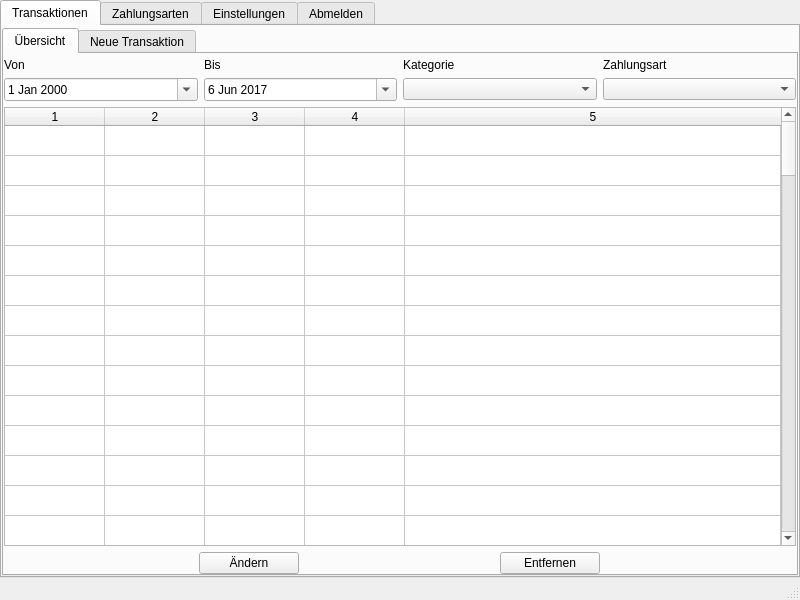
<?xml version="1.0" encoding="UTF-8"?>
<ui version="4.0">
 <class>BenutzerWindow</class>
 <widget class="QMainWindow" name="BenutzerWindow">
  <property name="geometry">
   <rect>
    <x>0</x>
    <y>0</y>
    <width>800</width>
    <height>600</height>
   </rect>
  </property>
  <property name="windowTitle">
   <string>BenutzerWindow</string>
  </property>
  <widget class="QWidget" name="centralWidget">
   <layout class="QHBoxLayout" name="horizontalLayout">
    <property name="spacing">
     <number>0</number>
    </property>
    <property name="leftMargin">
     <number>0</number>
    </property>
    <property name="topMargin">
     <number>0</number>
    </property>
    <property name="rightMargin">
     <number>0</number>
    </property>
    <property name="bottomMargin">
     <number>0</number>
    </property>
    <item>
     <layout class="QVBoxLayout" name="mainLayout">
      <property name="spacing">
       <number>0</number>
      </property>
      <item>
       <widget class="QTabWidget" name="mainTabWidget">
        <property name="autoFillBackground">
         <bool>false</bool>
        </property>
        <property name="currentIndex">
         <number>0</number>
        </property>
        <property name="elideMode">
         <enum>Qt::ElideLeft</enum>
        </property>
        <property name="documentMode">
         <bool>false</bool>
        </property>
        <widget class="QWidget" name="transaktionenTab">
         <attribute name="icon">
          <iconset>
           <normaloff>resources/transactions.png</normaloff>resources/transactions.png</iconset>
         </attribute>
         <attribute name="title">
          <string>Transaktionen</string>
         </attribute>
         <layout class="QVBoxLayout" name="verticalLayout_3">
          <property name="spacing">
           <number>0</number>
          </property>
          <property name="leftMargin">
           <number>0</number>
          </property>
          <property name="topMargin">
           <number>0</number>
          </property>
          <property name="rightMargin">
           <number>0</number>
          </property>
          <property name="bottomMargin">
           <number>0</number>
          </property>
          <item>
           <layout class="QVBoxLayout" name="transaktionenTabLayout">
            <property name="leftMargin">
             <number>0</number>
            </property>
            <property name="topMargin">
             <number>2</number>
            </property>
            <property name="rightMargin">
             <number>0</number>
            </property>
            <property name="bottomMargin">
             <number>0</number>
            </property>
            <item>
             <widget class="QTabWidget" name="transaktionenTabWidget">
              <property name="currentIndex">
               <number>0</number>
              </property>
              <widget class="QWidget" name="transaktionenListeTab">
               <property name="autoFillBackground">
                <bool>false</bool>
               </property>
               <attribute name="icon">
                <iconset>
                 <normaloff>resources/overview.png</normaloff>resources/overview.png</iconset>
               </attribute>
               <attribute name="title">
                <string>Übersicht</string>
               </attribute>
               <layout class="QVBoxLayout" name="verticalLayout">
                <property name="leftMargin">
                 <number>0</number>
                </property>
                <property name="topMargin">
                 <number>0</number>
                </property>
                <property name="rightMargin">
                 <number>0</number>
                </property>
                <property name="bottomMargin">
                 <number>0</number>
                </property>
                <item>
                 <layout class="QVBoxLayout" name="listeLayout">
                  <property name="sizeConstraint">
                   <enum>QLayout::SetDefaultConstraint</enum>
                  </property>
                  <property name="leftMargin">
                   <number>0</number>
                  </property>
                  <property name="topMargin">
                   <number>2</number>
                  </property>
                  <property name="rightMargin">
                   <number>0</number>
                  </property>
                  <property name="bottomMargin">
                   <number>0</number>
                  </property>
                  <item>
                   <layout class="QGridLayout" name="filterLayout">
                    <property name="sizeConstraint">
                     <enum>QLayout::SetNoConstraint</enum>
                    </property>
                    <property name="leftMargin">
                     <number>0</number>
                    </property>
                    <property name="topMargin">
                     <number>2</number>
                    </property>
                    <property name="rightMargin">
                     <number>0</number>
                    </property>
                    <property name="bottomMargin">
                     <number>0</number>
                    </property>
                    <item row="0" column="3">
                     <widget class="QLabel" name="zahlungsartLabel">
                      <property name="text">
                       <string>Zahlungsart</string>
                      </property>
                     </widget>
                    </item>
                    <item row="1" column="0">
                     <widget class="QDateEdit" name="vonDate">
                      <property name="calendarPopup">
                       <bool>true</bool>
                      </property>
                     </widget>
                    </item>
                    <item row="0" column="2">
                     <widget class="QLabel" name="kategorieLabel">
                      <property name="text">
                       <string>Kategorie</string>
                      </property>
                     </widget>
                    </item>
                    <item row="0" column="1">
                     <widget class="QLabel" name="bisLabel">
                      <property name="text">
                       <string>Bis</string>
                      </property>
                     </widget>
                    </item>
                    <item row="1" column="2">
                     <widget class="QComboBox" name="kategorieComboBox"/>
                    </item>
                    <item row="1" column="3">
                     <widget class="QComboBox" name="zahlungsartComboBox"/>
                    </item>
                    <item row="0" column="0">
                     <widget class="QLabel" name="vonLabel">
                      <property name="text">
                       <string>Von</string>
                      </property>
                     </widget>
                    </item>
                    <item row="1" column="1">
                     <widget class="QDateEdit" name="bisDate">
                      <property name="calendarPopup">
                       <bool>true</bool>
                      </property>
                      <property name="date">
                       <date>
                        <year>2017</year>
                        <month>6</month>
                        <day>6</day>
                       </date>
                      </property>
                     </widget>
                    </item>
                   </layout>
                  </item>
                  <item>
                   <widget class="QTableWidget" name="transaktionenTable">
                    <property name="editTriggers">
                     <set>QAbstractItemView::NoEditTriggers</set>
                    </property>
                    <property name="selectionBehavior">
                     <enum>QAbstractItemView::SelectRows</enum>
                    </property>
                    <property name="sortingEnabled">
                     <bool>true</bool>
                    </property>
                    <property name="rowCount">
                     <number>100</number>
                    </property>
                    <property name="columnCount">
                     <number>5</number>
                    </property>
                    <attribute name="horizontalHeaderCascadingSectionResizes">
                     <bool>false</bool>
                    </attribute>
                    <attribute name="horizontalHeaderMinimumSectionSize">
                     <number>50</number>
                    </attribute>
                    <attribute name="horizontalHeaderShowSortIndicator" stdset="0">
                     <bool>true</bool>
                    </attribute>
                    <attribute name="horizontalHeaderStretchLastSection">
                     <bool>true</bool>
                    </attribute>
                    <attribute name="verticalHeaderVisible">
                     <bool>false</bool>
                    </attribute>
                    <row/>
                    <row/>
                    <row/>
                    <row/>
                    <row/>
                    <row/>
                    <row/>
                    <row/>
                    <row/>
                    <row/>
                    <row/>
                    <row/>
                    <row/>
                    <row/>
                    <row/>
                    <row/>
                    <row/>
                    <row/>
                    <row/>
                    <row/>
                    <row/>
                    <row/>
                    <row/>
                    <row/>
                    <row/>
                    <row/>
                    <row/>
                    <row/>
                    <row/>
                    <row/>
                    <row/>
                    <row/>
                    <row/>
                    <row/>
                    <row/>
                    <row/>
                    <row/>
                    <row/>
                    <row/>
                    <row/>
                    <row/>
                    <row/>
                    <row/>
                    <row/>
                    <row/>
                    <row/>
                    <row/>
                    <row/>
                    <row/>
                    <row/>
                    <row/>
                    <row/>
                    <row/>
                    <row/>
                    <row/>
                    <row/>
                    <row/>
                    <row/>
                    <row/>
                    <row/>
                    <row/>
                    <row/>
                    <row/>
                    <row/>
                    <row/>
                    <row/>
                    <row/>
                    <row/>
                    <row/>
                    <row/>
                    <row/>
                    <row/>
                    <row/>
                    <row/>
                    <row/>
                    <row/>
                    <row/>
                    <row/>
                    <row/>
                    <row/>
                    <row/>
                    <row/>
                    <row/>
                    <row/>
                    <row/>
                    <row/>
                    <row/>
                    <row/>
                    <row/>
                    <row/>
                    <row/>
                    <row/>
                    <row/>
                    <row/>
                    <row/>
                    <row/>
                    <row/>
                    <row/>
                    <row/>
                    <row/>
                    <column/>
                    <column/>
                    <column/>
                    <column/>
                    <column/>
                   </widget>
                  </item>
                  <item>
                   <layout class="QHBoxLayout" name="optionsLayout">
                    <item>
                     <widget class="QPushButton" name="editButton">
                      <property name="maximumSize">
                       <size>
                        <width>100</width>
                        <height>25</height>
                       </size>
                      </property>
                      <property name="layoutDirection">
                       <enum>Qt::LeftToRight</enum>
                      </property>
                      <property name="text">
                       <string>Ändern</string>
                      </property>
                      <property name="icon">
                       <iconset>
                        <normaloff>resources/edit.png</normaloff>resources/edit.png</iconset>
                      </property>
                      <property name="flat">
                       <bool>false</bool>
                      </property>
                     </widget>
                    </item>
                    <item>
                     <widget class="QPushButton" name="deleteButton">
                      <property name="maximumSize">
                       <size>
                        <width>100</width>
                        <height>25</height>
                       </size>
                      </property>
                      <property name="text">
                       <string>Entfernen</string>
                      </property>
                      <property name="icon">
                       <iconset>
                        <normaloff>resources/remove.png</normaloff>resources/remove.png</iconset>
                      </property>
                     </widget>
                    </item>
                   </layout>
                  </item>
                 </layout>
                </item>
               </layout>
              </widget>
              <widget class="QWidget" name="transaktionenNeuTab">
               <attribute name="icon">
                <iconset>
                 <normaloff>resources/add.png</normaloff>resources/add.png</iconset>
               </attribute>
               <attribute name="title">
                <string>Neue Transaktion</string>
               </attribute>
               <layout class="QVBoxLayout" name="verticalLayout_4">
                <property name="leftMargin">
                 <number>0</number>
                </property>
                <property name="topMargin">
                 <number>2</number>
                </property>
                <property name="rightMargin">
                 <number>0</number>
                </property>
                <property name="bottomMargin">
                 <number>0</number>
                </property>
                <item>
                 <layout class="QVBoxLayout" name="transaktionenNeuTabLayout">
                  <item>
                   <layout class="QFormLayout" name="formLayout">
                    <property name="fieldGrowthPolicy">
                     <enum>QFormLayout::FieldsStayAtSizeHint</enum>
                    </property>
                    <property name="labelAlignment">
                     <set>Qt::AlignRight|Qt::AlignTrailing|Qt::AlignVCenter</set>
                    </property>
                    <property name="formAlignment">
                     <set>Qt::AlignHCenter|Qt::AlignTop</set>
                    </property>
                    <property name="leftMargin">
                     <number>0</number>
                    </property>
                    <property name="topMargin">
                     <number>12</number>
                    </property>
                    <item row="1" column="0">
                     <widget class="QLabel" name="label">
                      <property name="text">
                       <string>Betrag</string>
                      </property>
                     </widget>
                    </item>
                    <item row="1" column="1">
                     <widget class="QDoubleSpinBox" name="doubleSpinBox">
                      <property name="minimumSize">
                       <size>
                        <width>80</width>
                        <height>0</height>
                       </size>
                      </property>
                      <property name="maximumSize">
                       <size>
                        <width>80</width>
                        <height>16777215</height>
                       </size>
                      </property>
                      <property name="minimum">
                       <double>-99999999.000000000000000</double>
                      </property>
                      <property name="maximum">
                       <double>99999999.000000000000000</double>
                      </property>
                     </widget>
                    </item>
                    <item row="2" column="0">
                     <widget class="QLabel" name="label_2">
                      <property name="text">
                       <string>Datum</string>
                      </property>
                     </widget>
                    </item>
                    <item row="2" column="1">
                     <widget class="QDateEdit" name="dateEdit">
                      <property name="minimumSize">
                       <size>
                        <width>80</width>
                        <height>0</height>
                       </size>
                      </property>
                      <property name="maximumSize">
                       <size>
                        <width>80</width>
                        <height>16777215</height>
                       </size>
                      </property>
                      <property name="calendarPopup">
                       <bool>true</bool>
                      </property>
                     </widget>
                    </item>
                    <item row="3" column="0">
                     <widget class="QLabel" name="label_3">
                      <property name="text">
                       <string>Kategorie</string>
                      </property>
                     </widget>
                    </item>
                    <item row="3" column="1">
                     <widget class="QComboBox" name="comboBox">
                      <property name="minimumSize">
                       <size>
                        <width>80</width>
                        <height>0</height>
                       </size>
                      </property>
                      <property name="maximumSize">
                       <size>
                        <width>100</width>
                        <height>16777215</height>
                       </size>
                      </property>
                     </widget>
                    </item>
                    <item row="5" column="0">
                     <widget class="QLabel" name="label_4">
                      <property name="text">
                       <string>Beschreibung</string>
                      </property>
                     </widget>
                    </item>
                    <item row="5" column="1">
                     <widget class="QTextEdit" name="textEdit">
                      <property name="maximumSize">
                       <size>
                        <width>16777215</width>
                        <height>100</height>
                       </size>
                      </property>
                     </widget>
                    </item>
                    <item row="4" column="0">
                     <widget class="QLabel" name="label_5">
                      <property name="text">
                       <string>Zahlungsart</string>
                      </property>
                     </widget>
                    </item>
                    <item row="4" column="1">
                     <widget class="QComboBox" name="comboBox_2">
                      <property name="minimumSize">
                       <size>
                        <width>80</width>
                        <height>0</height>
                       </size>
                      </property>
                      <property name="maximumSize">
                       <size>
                        <width>80</width>
                        <height>16777215</height>
                       </size>
                      </property>
                     </widget>
                    </item>
                    <item row="7" column="1">
                     <widget class="QPushButton" name="pushButton">
                      <property name="enabled">
                       <bool>false</bool>
                      </property>
                      <property name="text">
                       <string>Hinzufügen</string>
                      </property>
                      <property name="icon">
                       <iconset>
                        <normaloff>resources/add.png</normaloff>resources/add.png</iconset>
                      </property>
                     </widget>
                    </item>
                    <item row="6" column="1">
                     <spacer name="verticalSpacer_2">
                      <property name="orientation">
                       <enum>Qt::Vertical</enum>
                      </property>
                      <property name="sizeHint" stdset="0">
                       <size>
                        <width>20</width>
                        <height>40</height>
                       </size>
                      </property>
                     </spacer>
                    </item>
                    <item row="0" column="1">
                     <spacer name="verticalSpacer">
                      <property name="orientation">
                       <enum>Qt::Vertical</enum>
                      </property>
                      <property name="sizeHint" stdset="0">
                       <size>
                        <width>20</width>
                        <height>50</height>
                       </size>
                      </property>
                     </spacer>
                    </item>
                   </layout>
                  </item>
                 </layout>
                </item>
               </layout>
              </widget>
             </widget>
            </item>
           </layout>
          </item>
         </layout>
        </widget>
        <widget class="QWidget" name="zahlungsartenTab">
         <attribute name="icon">
          <iconset>
           <normaloff>resources/paymethods.png</normaloff>resources/paymethods.png</iconset>
         </attribute>
         <attribute name="title">
          <string>Zahlungsarten</string>
         </attribute>
         <layout class="QVBoxLayout" name="verticalLayout_7">
          <item>
           <layout class="QVBoxLayout" name="verticalLayout_6"/>
          </item>
         </layout>
        </widget>
        <widget class="QWidget" name="einstellungenTab">
         <attribute name="icon">
          <iconset>
           <normaloff>resources/settings.png</normaloff>resources/settings.png</iconset>
         </attribute>
         <attribute name="title">
          <string>Einstellungen</string>
         </attribute>
         <layout class="QVBoxLayout" name="verticalLayout_9">
          <item>
           <layout class="QVBoxLayout" name="verticalLayout_5"/>
          </item>
         </layout>
        </widget>
        <widget class="QWidget" name="abmeldenTab">
         <attribute name="icon">
          <iconset>
           <normaloff>resources/exit.png</normaloff>resources/exit.png</iconset>
         </attribute>
         <attribute name="title">
          <string>Abmelden</string>
         </attribute>
         <layout class="QVBoxLayout" name="verticalLayout_8">
          <property name="leftMargin">
           <number>0</number>
          </property>
          <property name="topMargin">
           <number>0</number>
          </property>
          <property name="rightMargin">
           <number>0</number>
          </property>
          <property name="bottomMargin">
           <number>0</number>
          </property>
          <item>
           <layout class="QVBoxLayout" name="abmeldenTabLayout">
            <item alignment="Qt::AlignBottom">
             <widget class="QLabel" name="abmeldenLabel">
              <property name="maximumSize">
               <size>
                <width>16777215</width>
                <height>50</height>
               </size>
              </property>
              <property name="text">
               <string>Benutzer &lt;Benutzer&gt; wirklich abmelden?</string>
              </property>
              <property name="scaledContents">
               <bool>false</bool>
              </property>
              <property name="alignment">
               <set>Qt::AlignBottom|Qt::AlignHCenter</set>
              </property>
             </widget>
            </item>
            <item alignment="Qt::AlignHCenter|Qt::AlignTop">
             <widget class="QPushButton" name="abmeldenButton">
              <property name="sizePolicy">
               <sizepolicy hsizetype="Minimum" vsizetype="Fixed">
                <horstretch>0</horstretch>
                <verstretch>0</verstretch>
               </sizepolicy>
              </property>
              <property name="maximumSize">
               <size>
                <width>100</width>
                <height>50</height>
               </size>
              </property>
              <property name="text">
               <string>Abmelden</string>
              </property>
              <property name="icon">
               <iconset>
                <normaloff>resources/exit.png</normaloff>resources/exit.png</iconset>
              </property>
              <property name="flat">
               <bool>false</bool>
              </property>
             </widget>
            </item>
           </layout>
          </item>
         </layout>
        </widget>
       </widget>
      </item>
     </layout>
    </item>
   </layout>
  </widget>
  <widget class="QMenuBar" name="menuBar">
   <property name="geometry">
    <rect>
     <x>0</x>
     <y>0</y>
     <width>800</width>
     <height>21</height>
    </rect>
   </property>
  </widget>
  <widget class="QStatusBar" name="statusBar"/>
 </widget>
 <layoutdefault spacing="6" margin="11"/>
 <resources/>
 <connections/>
</ui>
